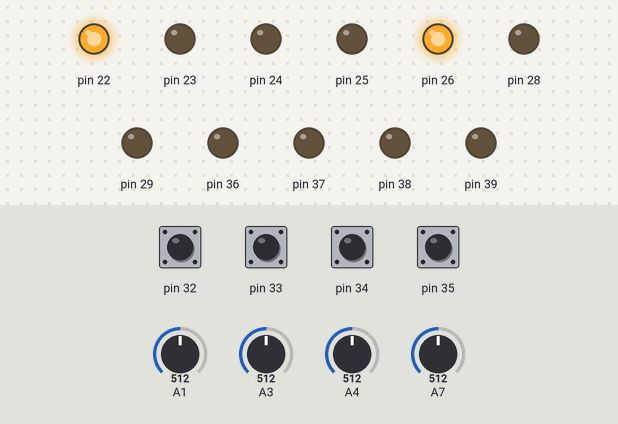
A program run on a simulated Arduino Mega 2560, built with avr-gcc and run on an emulated ATmega2560. On the bench: output pins drawn as LEDs (lit = HIGH). The test bench sets the inputs (shaded band); at power-on: pin 32–35 HIGH, A4 = 512, A3 = 512, A1 = 512, A7 = 512. What the program prints to the serial monitor is not drawn.

Above: at 1.2 s.
1.3 s: A4 set to 786
2.8 s: A4 set to 816
At 4.0 s:
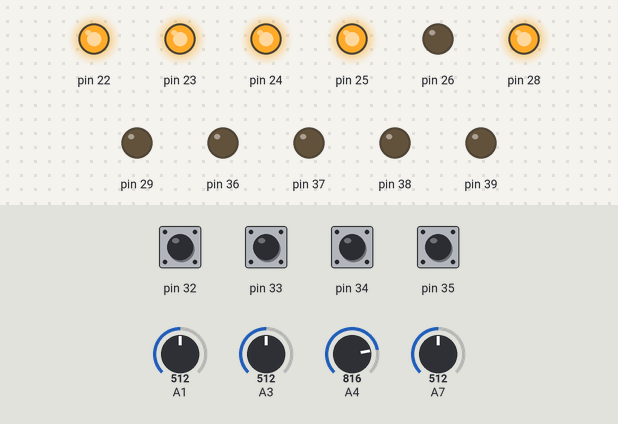
4.3 s: A3 set to 787
5.8 s: A3 set to 808
At 6.9 s:
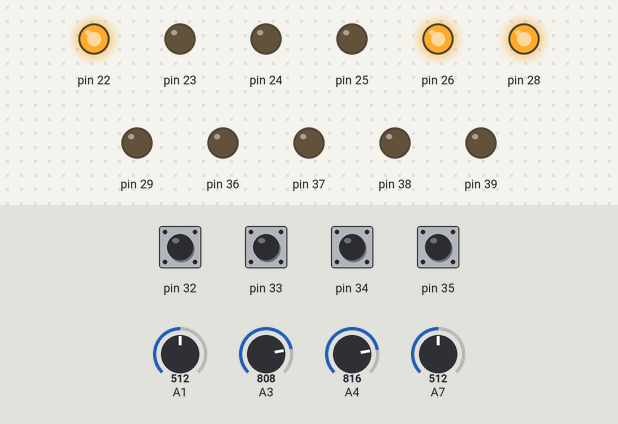
7.3 s: A4 set to 790
At 8.2 s:
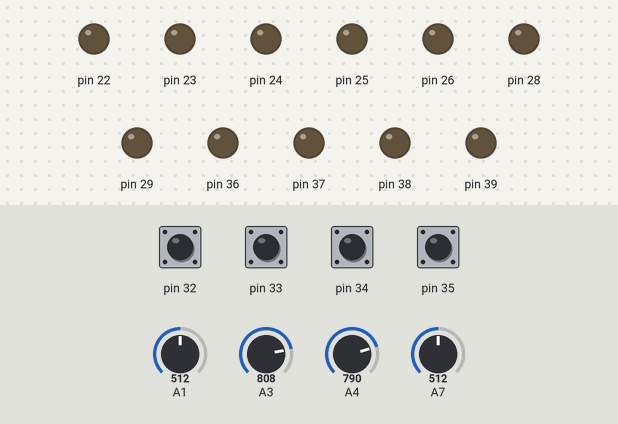
8.8 s: A4 set to 1020
At 9.5 s:
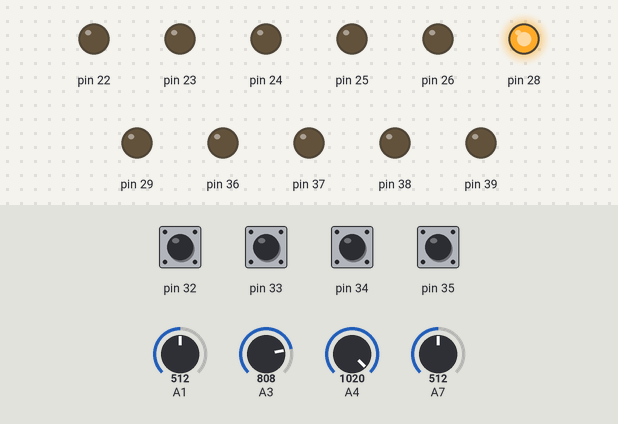
Timing chart, 0 to 11.3 s (numbered marks = the images above; inputs shaded):
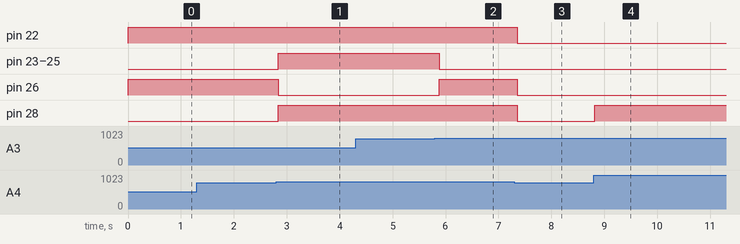

The program:

main.cpp
```cpp
#include <Arduino.h>
#include <Zhlavie.h>
#include <OdchodoveNavestidlo.h>
#include <VchodoveNavestidlo.h>
#include <Panel.h>
#include <IntervalTask.h>

OdchodoveNavestidlo L1_3(28, 29, TYPE_FOUR_LED);
OdchodoveNavestidlo L2(36, 37, TYPE_THREE_LED);
OdchodoveNavestidlo L4(38, 39, TYPE_FOUR_LED);

VchodoveNavestidlo S(24, 25, 26);
Predzvest prS(22, 23);

Panel panel;

Zhlavie zhlavie;

void setup() {
  Serial.begin(9600);

  panel.connectSwitch("L4", A1, &L4);
  panel.connectSwitch("L1_3", A4, &L1_3);
  panel.connectSwitch("L2", A7, &L2);

  panel.connectSwitch("S", A3, &S);


  zhlavie.kolaje(6, "K4", "K2", "K1", "K3", "K5", "K7");

  zhlavie.odchodovaKolaj("K2");
  zhlavie.odchodovaKolaj("K1");


  zhlavie.vyhybka("V1", 0, "K2", NORMAL, RIGHT, 34);
  zhlavie.vyhybka("V2", 1, "K2", NORMAL, LEFT, 35);
  zhlavie.vyhybka("V3", 1, "K1", REVERSE, RIGHT, 33);
  zhlavie.vyhybka("V4", 2, "K1", NORMAL, RIGHT, 32);

  zhlavie.build();

  Serial.print(" test: ");
  Serial.println(zhlavie.cielovaKolaj("K2", ODCHOD)->tag);


  L1_3.place(&zhlavie, 2, "K1", "K3");
  L2.place(&zhlavie, "K2");
  L4.place(&zhlavie, "K4");

  S.place(&zhlavie, "K1");

  S.predzvest(&prS);

  IntervalTask::init();

}

void loop() {
  panel.check();
  zhlavie.checkSwitches();
  delay(100);

}
```

IntervalTask.h
```cpp
#pragma once
#include <Arduino.h>

#define BLINK_MILLIS 555

class IntervalTask
{

public:
    static int *leds;
    static int ledCount;
    static bool state;

    static void init()
    {

        TCCR0A = (1 << WGM01); // Set the CTC mode
        OCR0A = 0xF9;          // Value for ORC0A for 1ms

        TIMSK0 |= (1 << OCIE0A); // Set   the interrupt request
        sei();                   // Enable interrupt

        TCCR0B |= (1 << CS01); // Set the prescale 1/64 clock
        TCCR0B |= (1 << CS00);
    }

    static void blink(int pin)
    {
        int index = getIndex(pin);
        if (index == -1)
        {
            if (leds == NULL)
                leds = (int *)malloc(sizeof(int));
            else
                leds = (int *)realloc(leds, ledCount * sizeof(int));

            leds[ledCount] = pin;
            ledCount++;
        }
    }

    static void noBlink(int pin)
    {
        int index = getIndex(pin);

        if (index != -1)
        {
            int *temp = (int *)malloc(sizeof(leds) - sizeof(int));

            if (index != 0)
                memcpy(temp, leds, index * sizeof(int)); // copy everything BEFORE the index

            if (index != (ledCount - 1))
                memcpy(temp + index, leds + index + 1, (ledCount - index - 1) * sizeof(int)); // copy everything AFTER the index

            free(leds);
            leds = temp;
            ledCount--;
        }
    }

    static void onBlink()
    {
        state = !state;
        int value = state ? HIGH : LOW;

        Serial.println(ledCount);
        for (int i = 0; i < ledCount; i++)
        {
            digitalWrite(leds[i], value);
        }
    }

private:
    static int getIndex(int pin)
    {
        for (int i = 0; i < ledCount; i++)
        {
            if (leds[i] == pin)
                return i;
        }

        return -1;
    }
};

int *IntervalTask::leds = NULL;
int IntervalTask::ledCount = 0;
bool IntervalTask::state = false;
int timer = 0;

ISR(TIMER0_COMPA_vect)
{
    if (timer >= BLINK_MILLIS)
    {
        IntervalTask::onBlink();
        timer = 0;
    }

    timer++;
}
```

Navestidlo.h
```cpp
#pragma once

#include <Arduino.h>

#define NAVESTIDLO

class Navestidlo {

    public:

        char* currentTrack;
        int directionMode;
        int RED_VAL;

        Navestidlo(int pinC, ...) {
            va_list l_Arg;

            int pin = 0;
            va_start(l_Arg, pinC);

            pins = (int*) malloc(sizeof(int));

            for(int i = 0; i < pinC; i++) {
                pin = va_arg(l_Arg, int);
                pinsCount++;
                if(i > 0) pins = (int*) realloc(pins, pinsCount * sizeof(int));
                pins[i] = pin;
                pinMode(pin, OUTPUT);
            }

            va_end(l_Arg);
        }

        virtual void stoj() {
            changeState(RED_VAL);
        }

        virtual void volno() = 0;
        virtual void posun() = 0;

        void changeState(byte state) {
            for(int i = 0; i < pinsCount; i++) {
                digitalWrite(pins[i], (state >> (pinsCount - i - 1) & 1 ? HIGH : LOW));
            }
        }


    private:

        int* pins;
        int pinsCount;
};
```

OdchodoveNavestidlo.h
```cpp
#include <Arduino.h>
#include <Navestidlo.h>
#include <Zhlavie.h>

#ifndef ODCHODOVE
#define ODCHODOVE

#define GREEN 0b11
#define GREEN_40 0b10
#define RED 0b00
#define WHITE 0b01


class OdchodoveNavestidlo : public Navestidlo {

    public:

        OdchodoveNavestidlo(int pinA, int pinB, bool type) : Navestidlo(2, pinA, pinB) {
            this->type = type;
            directionMode = ODCHOD;
            RED_VAL = 0b00;
        }

        void volno() {
            Kolaj* kolaj = safeDeparture();
            if(kolaj != NULL) {
                int newState = GREEN_40;
                if(type == TYPE_FOUR_LED) newState = zhlavie->limitedSpeed(currentTrack, ODCHOD) ? GREEN_40 : GREEN;
                changeState(newState);
                zhlavie->reserveWay(currentTrack, ODCHOD, this);
                go = true;
            }
        }

        void posun() {
            if(safeShunt()) {
                changeState(WHITE);
                zhlavie->reserveWay(currentTrack, POSUN, this);
                go = true;
            }
        }

        void stoj() {
            if(go) {
                Navestidlo::stoj();
                zhlavie->releaseWay(currentTrack, directionMode);
                go = false;
            }
        }

        void place(Zhlavie* zhlavie, char* kolaj) {
            this->zhlavie = zhlavie;
            kolaje = (char**) malloc(sizeof(char*));
            this->kolaje[0] = kolaj;
            pocetKolaji = 1;
        }

        void place(Zhlavie* zhlavie, size_t pocetKolaji, char* kolaj, ...) {
            this->zhlavie = zhlavie;

            va_list l_Arg;
            va_start(l_Arg, kolaj);
            this->pocetKolaji = pocetKolaji;

            kolaje = (char**) malloc(pocetKolaji * sizeof(char*));


            for (size_t i = 0; i < pocetKolaji; i++)
            {
                kolaje[i] = kolaj;
                kolaj = va_arg(l_Arg, char*);
                //Serial.println(kolaj.length());
            }

            va_end(l_Arg);
        }

    private:

        bool type;
        char** kolaje;
        size_t pocetKolaji;
        Zhlavie* zhlavie;
        bool go;

        Kolaj* safeDeparture() {
            for (size_t i = 0; i < pocetKolaji; i++)
            {
                Kolaj* kolaj = zhlavie->cielovaKolaj(kolaje[i], ODCHOD);
                if(kolaj != NULL) {
                    currentTrack = kolaje[i];
                    return kolaj;
                }
            }

            return NULL;
        }

        bool safeShunt() {
            for (size_t i = 0; i < pocetKolaji; i++)
            {
                if(zhlavie->cielovaKolaj(kolaje[i], POSUN) != NULL) return true;
            }

            return false;
        }
};

#endif
```

Panel.h
```cpp
#include <Arduino.h>
#include <OdchodoveNavestidlo.h>

#define POSITION_DOWN 0
#define POSITION_MIDDLE 1
#define POSITION_UP 2

struct Switch {
    char* tag;
    int pin;
    Navestidlo* navestidlo;
    short state;
};

class Panel {


    public:

        void connectSwitch(char* tag, int pin, Navestidlo* navestidlo) {
            Switch newSwitch = {tag, pin, navestidlo, -1};
            switchList[count] = newSwitch;
            Serial.println(pin);

            pinMode(pin, INPUT);

            count++;
            switchList = (Switch*) realloc(switchList, count * sizeof(Switch) * 2);
        }

        void check() {
            for(int i = 0; i < count; i++) {
                Switch* currentSw = &switchList[i];
                int value = analogRead(currentSw->pin);
                int state = value >= 1010 ? POSITION_UP : POSITION_DOWN;
                if(value < 800) state = POSITION_MIDDLE;

               // Serial.println(String(i) + ": " + String(currentSw->pin));


                if(state != currentSw->state) {
                    Serial.print("change detected: ");
                    Serial.println(currentSw->tag);
                    currentSw->state = state;
                    if(state == POSITION_UP) currentSw->navestidlo->volno();
                    else if(state == POSITION_DOWN) currentSw->navestidlo->posun();
                    else currentSw->navestidlo->stoj();
                }
            }
        }


    private:
        Switch* switchList = (Switch*) malloc(sizeof(Switch));
        int count = 0;
};
```

Predzvest.h
```cpp
#pragma once
#include <Arduino.h>
#include <IntervalTask.h>

class Predzvest {

    public:

        Predzvest(int pinY, int pinG) {
            this->pinY = pinY;
            this->pinG = pinG;

            Serial.begin(9600);


            pinMode(pinG, OUTPUT);
            pinMode(pinY, OUTPUT);

            digitalWrite(pinY, HIGH);
        }

        void signalVolno() {
            Serial.println("volno");
            Serial.println(pinG);
            Serial.println("thisY " + String(this->pinY));
            digitalWrite(pinY, LOW);
            digitalWrite(pinG, HIGH);
            IntervalTask::noBlink(pinY);
        }

        void volno40() {
            digitalWrite(pinG, LOW);

            IntervalTask::blink(pinY);
        }

        void vystraha() {
            IntervalTask::noBlink(pinY);
            digitalWrite(pinY, HIGH);
            digitalWrite(pinG, LOW);
        }


    private:

        int pinG = 0;
        int pinY = 0;
        int millisBlink;
        bool blink;

};
```

VchodoveNavestidlo.h
```cpp
#pragma once

#include <Arduino.h>
#include <Navestidlo.h>
#include <Zhlavie.h>
#include <Predzvest.h>

#define GREEN 0b101
#define GREEN_40 0b100
#define YELLOW 0b010
#define YELLOW_40 0b110
#define RED 0b001

class VchodoveNavestidlo : public Navestidlo {

    public:

        VchodoveNavestidlo(int pinA, int pinB, int pinC) : Navestidlo(3, pinA, pinB, pinC) {
            directionMode = VCHOD;
            RED_VAL = 0b001;
            changeState(RED_VAL);
        }

        void place(Zhlavie* zhlavie, char* kolaj) {
            this->zhlavie = zhlavie;
            this->kolaj = kolaj;
        }

        void volno() {
            Kolaj* result = zhlavie->cielovaKolaj(kolaj, VCHOD);

            if(result != NULL) {
                bool limitedSpeed = zhlavie->limitedSpeed(kolaj, VCHOD);
                changeState(limitedSpeed ? GREEN_40 : GREEN);

                if(limitedSpeed) presage->volno40();
                else presage->signalVolno();

                zhlavie->reserveWay(kolaj, VCHOD, this);
                go = true;
            }
        }

        void posun() {
            go = true;
            stoj();
        };

        void stoj() {
            if(go) {
                Navestidlo::stoj();
                presage->vystraha();
                zhlavie->releaseWay(kolaj, VCHOD);
                go = false;
            }
        }

        void predzvest(Predzvest* predzvest) {
            this->presage = predzvest;
        }

    private:

        Predzvest* presage;
        Zhlavie* zhlavie;
        char* kolaj;
        bool go;

};
```

Source omitted: Zhlavie.h (12043 bytes)

Measured:
- the behaviour switches between 799 and 800 on A4 (found by bisection; images 0 and 1)
- the behaviour switches between 799 and 800 on A3 (found by bisection; images 1 and 2)
- after the input at 1.3 s, every drawn part: stays the same
- after the input at 2.8 s, pin 23–25, pin 28: LOW → HIGH at once; pin 26: HIGH → LOW at once
- after the input at 4.3 s, every drawn part: stays the same
- after the input at 5.8 s, pin 23–25: HIGH → LOW after 0.08 s; pin 26: LOW → HIGH after 0.08 s
- after the input at 7.3 s, pin 22, pin 26, pin 28: HIGH → LOW after 0.05 s
- after the input at 8.8 s, pin 28: LOW → HIGH at once
